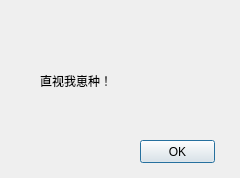
<?xml version="1.0" encoding="UTF-8"?>
<ui version="4.0">
 <class>about_info</class>
 <widget class="QDialog" name="about_info">
  <property name="geometry">
   <rect>
    <x>0</x>
    <y>0</y>
    <width>240</width>
    <height>178</height>
   </rect>
  </property>
  <property name="windowTitle">
   <string>Dialog</string>
  </property>
  <widget class="QPushButton" name="pushButton">
   <property name="geometry">
    <rect>
     <x>140</x>
     <y>140</y>
     <width>75</width>
     <height>23</height>
    </rect>
   </property>
   <property name="text">
    <string>OK</string>
   </property>
  </widget>
  <widget class="QLabel" name="label">
   <property name="geometry">
    <rect>
     <x>40</x>
     <y>70</y>
     <width>141</width>
     <height>21</height>
    </rect>
   </property>
   <property name="text">
    <string>直视我崽种！</string>
   </property>
  </widget>
 </widget>
 <resources/>
 <connections/>
</ui>
